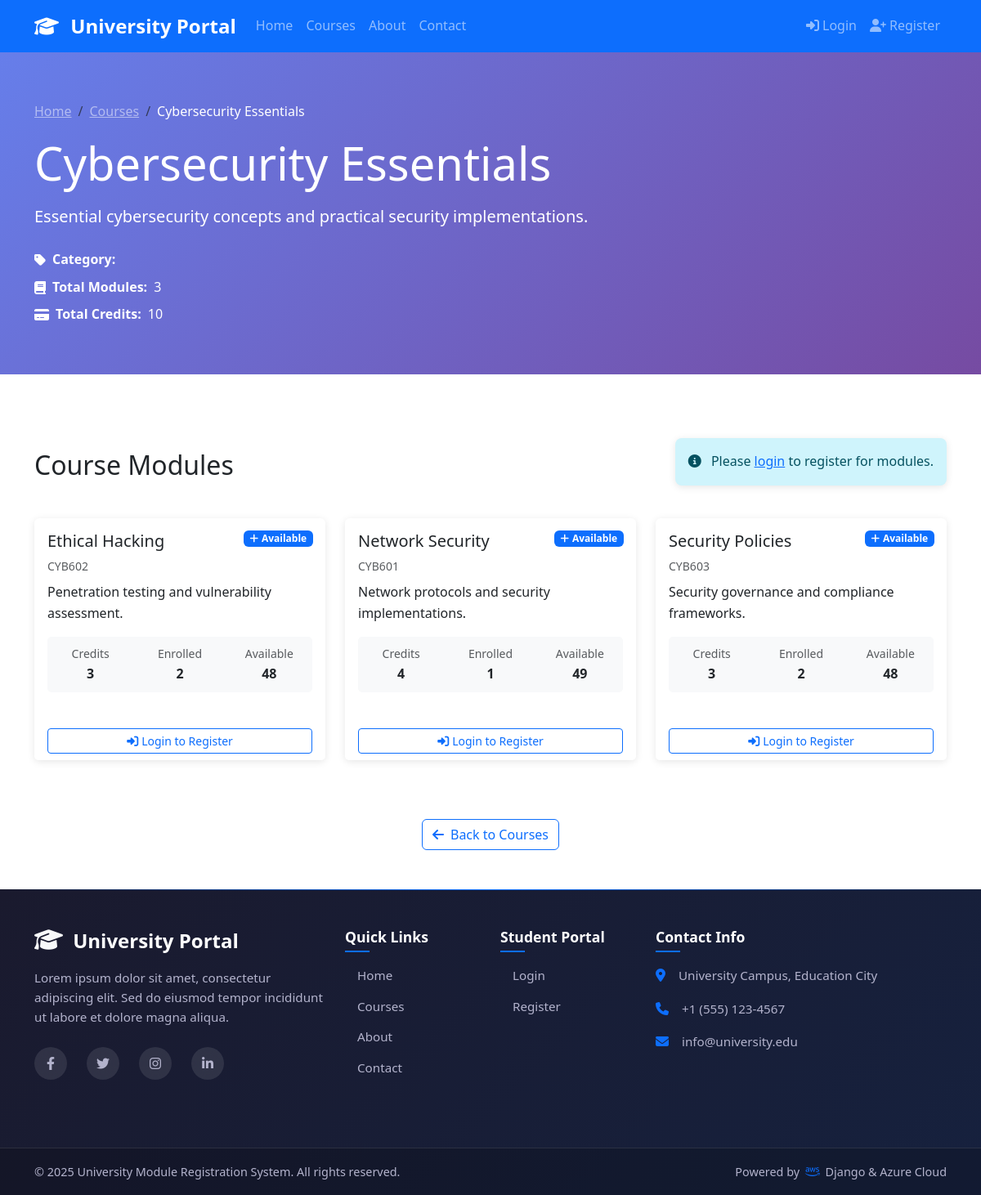
Page /courses/courses/6/ on the committed database.
### modules/models.py (models this page shows, shortened)
class Course(models.Model):
    name = models.CharField(max_length=200)
    description = models.TextField()
    created_at = models.DateTimeField(auto_now_add=True)
    updated_at = models.DateTimeField(auto_now=True)
    class Meta:
        ordering = ['name']
    @property
    def total_credits(self):
        return self.modules.aggregate(total=models.Sum('credit'))['total'] or 0
    @property
    def total_modules(self):
        return self.modules.count()

class Module(models.Model):
    CATEGORY_CHOICES = [
        ('core', 'Core'),
        ('elective', 'Elective'),
        ('optional', 'Optional'),
        ('prerequisite', 'Prerequisite'),
    ]
    course = models.ForeignKey(Course, on_delete=models.CASCADE, related_name='modules', null=True, blank=True)
    name = models.CharField(max_length=200)
    code = models.SlugField(max_length=20, unique=True)
    credit = models.PositiveIntegerField()
    description = models.TextField()
    category = models.CharField(max_length=20, choices=CATEGORY_CHOICES, default='core')
    availability = models.BooleanField(default=True, help_text="Is this module available for registration?")
    max_students = models.PositiveIntegerField(default=50, help_text="Maximum number of students")
    created_at = models.DateTimeField(auto_now_add=True)
    updated_at = models.DateTimeField(auto_now=True)
    class Meta:
        ordering = ['name']
    @property
    def current_enrollment(self):
        return self.registrations.count()
    @property
    def available_spots(self):
        return max(0, self.max_students - self.current_enrollment)
    @property
    def is_full(self):
        return self.current_enrollment >= self.max_students

### modules/views.py (the view)
# urls.py: path('courses/<int:pk>/', views.CourseDetailView.as_view(), name='course_detail'),
class CourseDetailView(DetailView):
    model = Course
    template_name = 'modules/detail.html'
    context_object_name = 'course'
    slug_field = 'code'
    slug_url_kwarg = 'code'
    def get_context_data(self, **kwargs):
        context = super().get_context_data(**kwargs)
        course = self.get_object()
        modules = course.modules.filter(availability=True)
        context['modules'] = modules
        if self.request.user.is_authenticated:
            try:
                student = self.request.user.student
                registered_modules = Registration.objects.filter(
                    student=student,
                    module__in=modules
                ).values_list('module_id', flat=True)
                context['registered_modules'] = list(registered_modules)
            except:
                context['registered_modules'] = []
        else:
            context['registered_modules'] = []
        return context

### templates/modules/detail.html (shortened to what this page needs)
{% extends 'base/base.html' %}
{% load static %}
{% block content %}
<section class="course-header">
    <div class="container">
        <div class="row">
            <div class="col-lg-8">
                <nav aria-label="breadcrumb" class="mb-3">
                    <ol class="breadcrumb">
                        <li class="breadcrumb-item"><a href="{% url 'core:home' %}" class="text-white-50">Home</a></li>
                        <li class="breadcrumb-item"><a href="{% url 'modules:list' %}" class="text-white-50">Courses</a></li>
                        <li class="breadcrumb-item active text-white" aria-current="page">{{ course.name }}</li>
                    </ol>
                </nav>
                <h1 class="display-4 mb-3">{{ course.name }}</h1>
                <p class="lead mb-4">{{ course.description }}</p>
                <div class="row">
                    <div class="col-md-6">
                        <div class="d-flex align-items-center mb-2">
                            <i class="fas fa-tag me-2"></i>
                            <strong>Category:</strong>
                        </div>
                        <div class="d-flex align-items-center mb-2">
                            <i class="fas fa-book me-2"></i>
                            <strong>Total Modules:</strong>
                            <span class="ms-2">{{ course.total_modules }}</span>
                        </div>
                        <div class="d-flex align-items-center">
                            <i class="fas fa-credit-card me-2"></i>
                            <strong>Total Credits:</strong>
                            <span class="ms-2">{{ course.total_credits }}</span>
                        </div>
                    </div>
                </div>
            </div>
        </div>
    </div>
</section>
<section class="py-5">
    <div class="container">
        <div class="row">
            <div class="col-12">
                <div class="d-flex justify-content-between align-items-center mb-4">
                    <h2>Course Modules</h2>
                    {% if not user.is_authenticated %}
                        <div class="alert alert-info">
                            <i class="fas fa-info-circle me-2"></i>
                            Please <a href="{% url 'students:login' %}">login</a> to register for modules.
                        </div>
                    {% endif %}
                </div>
                {% if modules %}
                    <div class="row">
                        {% for module in modules %}
                        <div class="col-lg-6 col-xl-4 mb-4">
                            <div class="card module-card h-100">
                                <div class="card-body">
                                    {% if module.id in registered_modules %}
                                        <span class="badge bg-success module-status">
                                            <i class="fas fa-check me-1"></i>Registered
                                        </span>
                                    {% elif not module.availability %}
                                        <span class="badge bg-secondary module-status">
                                            <i class="fas fa-lock me-1"></i>Unavailable
                                        </span>
                                    {% elif module.is_full %}
                                        <span class="badge bg-danger module-status">
                                            <i class="fas fa-times me-1"></i>Full
                                        </span>
                                    {% else %}
                                        <span class="badge bg-primary module-status">
                                            <i class="fas fa-plus me-1"></i>Available
                                        </span>
                                    {% endif %}
                                    <h5 class="card-title">{{ module.name }}</h5>
                                    <p class="text-muted small mb-2">{{ module.code }}</p>
                                    <p class="card-text">{{ module.description|truncatewords:20 }}</p>
                                    <div class="enrollment-info">
                                        <div class="row text-center">
                                            <div class="col-4">
                                                <small class="text-muted d-block">Credits</small>
                                                <strong>{{ module.credit }}</strong>
                                            </div>
                                            <div class="col-4">
                                                <small class="text-muted d-block">Enrolled</small>
                                                <strong>{{ module.current_enrollment }}</strong>
                                            </div>
                                            <div class="col-4">
                                                <small class="text-muted d-block">Available</small>
                                                <strong>{{ module.available_spots }}</strong>
                                            </div>
                                        </div>
                                    </div>
                                </div>
                                <div class="card-footer bg-white border-top-0">
                                    {% if user.is_authenticated %}
                                        {% if module.id in registered_modules %}
                                            <button class="btn btn-outline-danger btn-sm w-100 unregister-btn"
                                                    data-module-code="{{ module.code }}"
                                                    data-module-name="{{ module.name }}">
                                                <i class="fas fa-minus me-1"></i>Unregister
                                            </button>
                                        {% elif module.availability and not module.is_full %}
                                            <button class="btn btn-primary btn-sm w-100 register-btn"
                                                    data-module-code="{{ module.code }}"
                                                    data-module-name="{{ module.name }}">
                                                <i class="fas fa-plus me-1"></i>Register
                                            </button>
                                        {% else %}
                                            <button class="btn btn-secondary btn-sm w-100" disabled>
                                                {% if not module.availability %}
                                                    <i class="fas fa-lock me-1"></i>Not Available
                                                {% else %}
                                                    <i class="fas fa-times me-1"></i>Full
                                                {% endif %}
                                            </button>
                                        {% endif %}
                                    {% else %}
                                        <a href="{% url 'students:login' %}" class="btn btn-outline-primary btn-sm w-100">
                                            <i class="fas fa-sign-in-alt me-1"></i>Login to Register
                                        </a>
                                    {% endif %}
                                </div>
                            </div>
                        </div>
                        {% endfor %}
                    </div>
                {% else %}
                    <div class="text-center py-5">
                        <i class="fas fa-book fa-3x text-muted mb-3"></i>
                        <h4 class="text-muted">No modules available</h4>
                        <p class="text-muted">This course doesn't have any modules available for registration yet.</p>
                    </div>
                {% endif %}
                <div class="text-center mt-5">
                    <a href="{% url 'modules:list' %}" class="btn btn-outline-primary">
                        <i class="fas fa-arrow-left me-2"></i>Back to Courses
                    </a>
                </div>
            </div>
        </div>
    </div>
</section>
{% endblock %}

### static/css/style.css (style rules this page uses)
:root { --primary-color: #0d6efd; --secondary-color: #6c757d; --success-color: #198754; --danger-color: #dc3545; --warning-color: #ffc107; --info-color: #0dcaf0; --light-color: #f8f9fa; --dark-color: #212529; }
body { font-family: 'Segoe UI', Tahoma, Geneva, Verdana, sans-serif; line-height: 1.6; }
.card { transition: transform 0.3s ease, box-shadow 0.3s ease; border: none; box-shadow: 0 2px 10px rgba(0,0,0,0.1); }
.module-card { border-left: 4px solid var(--primary-color); }
.alert { border-radius: 0.5rem; border: none; box-shadow: 0 2px 10px rgba(0,0,0,0.1); }

### templates/modules/detail.html (style rules this page uses)
.course-header { background: linear-gradient(135deg, #667eea 0%, #764ba2 100%); color: white; padding: 60px 0; margin-bottom: 30px; }
.module-card { transition: all 0.3s ease; border: none; box-shadow: 0 2px 10px rgba(0,0,0,0.1); margin-bottom: 20px; }
.module-status { position: absolute; top: 15px; right: 15px; }
.enrollment-info { background: #f8f9fa; border-radius: 5px; padding: 10px; margin-top: 10px; }

### rows in the picture
Course: name "Cybersecurity Essentials", description "Essential cybersecurity concepts and practical security implementations.", total_modules "3", total_credits "10"
Module: availability True (drawn), name "Ethical Hacking", code "CYB602", description "Penetration testing and vulnerability assessment.", credit "3", current_enrollment "2", available_spots "48"
Module: availability True (drawn), name "Network Security", code "CYB601", description "Network protocols and security implementations.", credit "4", current_enrollment "1", available_spots "49"
Module: availability True (drawn), name "Security Policies", code "CYB603", description "Security governance and compliance frameworks.", credit "3", current_enrollment "2", available_spots "48"
